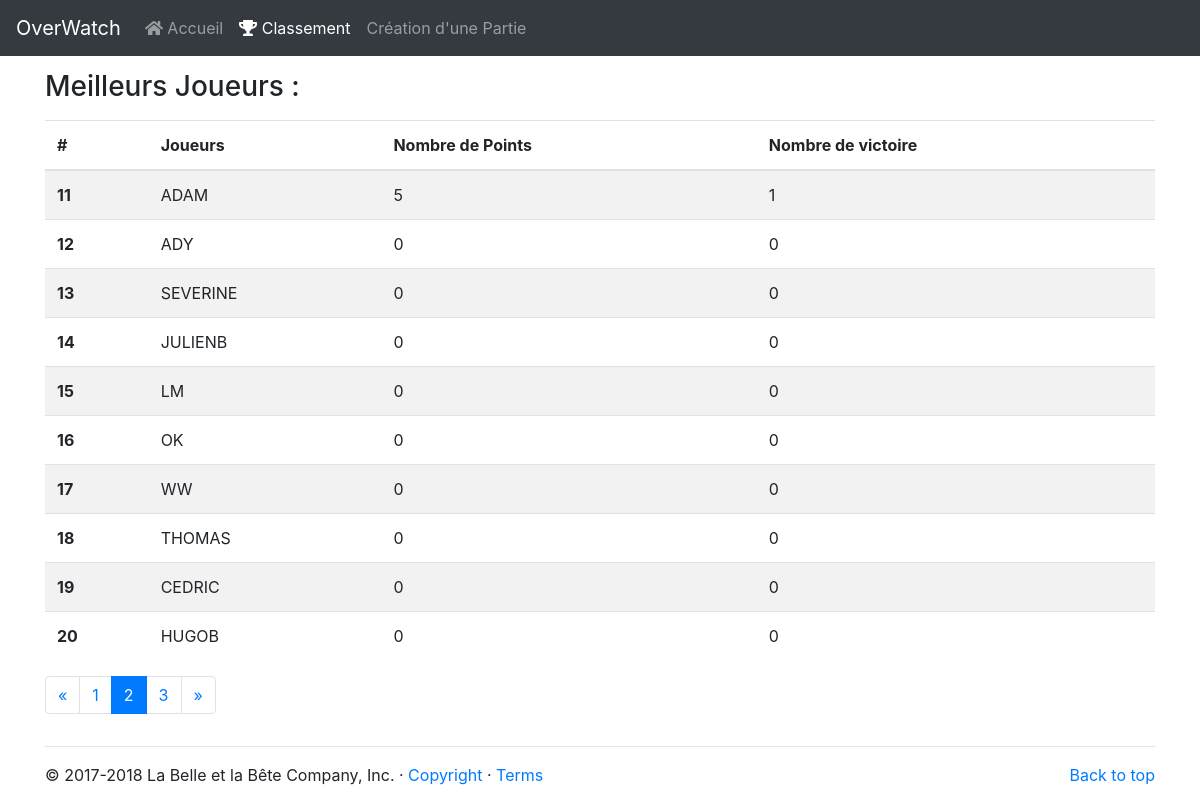
The app's page /rating.php?page=2 with its own data.
### tables this page shows
CREATE TABLE IF NOT EXISTS `player` (
  `id` int(11) UNSIGNED NOT NULL AUTO_INCREMENT,
  `player_Name` varchar(255) DEFAULT NULL,
  `number_of_Match` int(10) DEFAULT '0',
  `Points` int(10) DEFAULT '0',
  `number_of_Victory` int(10) DEFAULT '0',
  PRIMARY KEY (`id`)
);

### rating.php (the view, shortened to what this page needs)
<?php
$dsn = 'mysql:dbname=overwatch;host=127.0.0.1';
$user = 'root';
$password = '';
$connection = new PDO($dsn, $user, $password, [PDO::ATTR_ERRMODE => PDO::ERRMODE_EXCEPTION]);
$statement = $connection->prepare("
    SELECT player_Name, Points, number_of_Victory
    FROM player
    ORDER BY Points DESC;
");
$statement->execute();
$rating=$statement->fetchAll();
$countPerPage = 10;
$pageCount = ceil(count($rating) / $countPerPage);
$page = 1;
if (isset($_GET['page'])) {
    $page = (int)$_GET['page'];
}
 ?>
<!doctype html>
<html lang="fr">
<head>
    <link defer rel="stylesheet" href="https://maxcdn.bootstrapcdn.com/bootstrap/4.0.0/css/bootstrap.min.css">
</head>
<body>
    <nav class="navbar navbar-expand-md navbar-dark fixed-top bg-dark">
        <a class="navbar-brand" href="index.php">OverWatch</a>
        <div class="collapse navbar-collapse" id="navbar-menu">
            <ul class="navbar-nav mr-auto">
                <li class="nav-item">
                    <a class="nav-link" href="index.php">
                        <i class="fas fa-home"></i> Accueil
                    </a>
                </li>
                <li class="nav-item active">
                    <a class="nav-link" href="rating.php?page=1">
                        <i class="fas fa-trophy"></i> Classement
                    </a>
                </li>
                <li class="nav-item">
                    <a class="nav-link" href="Insert_Players_In_Game.php">
                        Création d'une Partie
                    </a>
                </li>
            </ul>
        </div>
    </nav>
    <main role="main">
        <div class="container">
            <div class="row">
                <div class="col-sm-12">
                    <h2 class="page-title">
                    </h2>
                    <?php if ($rating==[]) {
                        for ($j=0; $j<5; $j++) {
                            print("<br></br>");
                        }
                        ?>
                            <center><h1>Il n'y a eu aucun match de joué pour l'instant!<h1></center>
                    <?php }
                     else { ?>
                            <br><h3>
                                Meilleurs Joueurs :
                            </p></h3>
                            <table class="table table-striped">
                                <thead>
                                    <tr>
                                        <th scope="col">#</th>
                                        <th scope="col">Joueurs</th>
                                        <th scope="col">
                                            Nombre de Points
                                        </th>
                                        <th scope="col">
                                            Nombre de victoire
                                        </th>
                                    </tr>
                                </thead>
                                <tbody>
                                    <?php
                                     for ($i=($_GET['page']*$countPerPage)-$countPerPage;$i<($_GET['page']*$countPerPage);$i++){
                                         $number=$i+1;
                                        if(isset($rating[$i][0])){
                                            print( '<tr> <th scope="row">'.$number.'</th>
                                                        <td><a >'.$rating[$i][0].'</a></td>
                                                        <td><a >'.$rating[$i][1].'</a></td>
                                                        <td><a >'.$rating[$i][2].'</a></td>
                                                    </tr>');
                                        }
                                    } ?>
                                </tbody>
                            </table>
                            <nav aria-label="Page navigation example">
                                <ul class="pagination">
                                    <?php if ($page > 1) {  ?>
                                                <li class="page-item">
                                                    <a class="page-link" href="rating.php?page=<?= $page - 1 ?>">
                                                            &laquo;
                                                    </a>
                                                </li>
                                    <?php } ?>
                                    <?php for ($i = $page - 2; $i <= $page + 2; $i++) { ?>
                                            <?php if ($i > 0 && $i <= $pageCount) { ?>
                                                <li class="page-item <?php if ($i === $page) { print 'active'; } ?>">
                                                    <a class="page-link" href="rating.php?page=<?= $i ?>">
                                                        <?= $i ?>
                                                    </a>
                                                </li>
                                            <?php } ?>
                                    <?php } ?>
                                    <?php if ($page < $pageCount) { ?>
                                        <li class="page-item">
                                            <a class="page-link" href="rating.php?page=<?= $page + 1 ?>">
                                                &raquo;
                                            </a>
                                        </li>
                                    <?php } ?>
                                </ul>
                            </nav>
                        </div>
                    </div>
                    <hr>
                </main>
                <footer class="container">
                  <p class="float-right"><a href="rating.php?page=1">Back to top</a></p>
                  <p>&copy; 2017-2018 La Belle et la Bête Company, Inc. &middot; <a href="#">Copyright</a> &middot; <a href="#">Terms</a></p>
                </footer>
        <?php }?>
    </body>
    </html>

### records on screen
player: number "11", player_Name "ADAM", Points "5", number_of_Victory "1"
player: number "12", player_Name "ADY", Points "0", number_of_Victory "0"
player: number "13", player_Name "SEVERINE", Points "0", number_of_Victory "0"
player: number "14", player_Name "JULIENB", Points "0", number_of_Victory "0"
player: number "15", player_Name "LM", Points "0", number_of_Victory "0"
player: number "16", player_Name "OK", Points "0", number_of_Victory "0"
player: number "17", player_Name "WW", Points "0", number_of_Victory "0"
player: number "18", player_Name "THOMAS", Points "0", number_of_Victory "0"
player: number "19", player_Name "CEDRIC", Points "0", number_of_Victory "0"
player: number "20", player_Name "HUGOB", Points "0", number_of_Victory "0"
